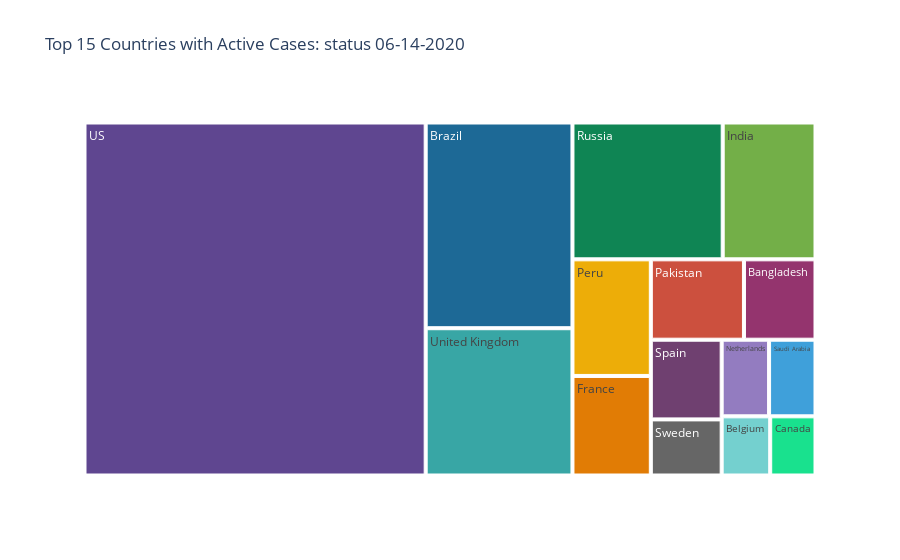

The notebook cell this image was saved under:
### Markdown cell above
<br>As of 28.04.20, Belgium has the highest death rate. It is to note that Belgium, unlike UK, Spain or Italy, include in the Covid-19 death toll fatalities outside hospitals as well as people suspected of having died of Covid-19.  
<br>As of 13.03.20, most of the victims Covid-19 positive in Italy were 70 years old and older [1](https://www.medrxiv.org/content/10.1101/2020.03.15.20036293v1.full.pdf).
<br>According to a study by the Leverhulme Centre for Demographic Science at the University of Oxford [1](https://www.medrxiv.org/content/10.1101/2020.03.15.20036293v1.full.pdf) and a publication in FAZ [2](https://m.faz.net/aktuell/wissen/geist-soziales/coronavirus-pandemie-warum-ist-es-in-italien-so-schlimm-16693408.html), some of the main reasons for Italy's high death rate are:
* Italy is the world's second oldest population after Japan with 23% of the population aged 65 years and older compared to 13.2% younger than 16 year old.
* As of 26.03, the average age of cases in Italy is 63 years.
* Northern Italy, the area in Italy with most cases, is the industrial heart of the country with high pollution levels and there are many inhabitants suffering from respiratory problems. 
* Family is very important in Italy and the contact between generations is close, even if multigenerations are not living during the same roof, they live close by and see each other frequently.
* Hugs and kisses on the cheek are common when greeting people in Italy.
* The initial lockdown measures in the Northern provices caused a boomerang effect as it caused an exodus and many students from the North with family in the South travelled home, contributing to the spread of the virus.

<br> In contrast, Germany has a low death rate from the top-10 list of active cases even though it was on the fourth place of active cases as of 05.04. Possible factors that may influence this number are:
* As of 01.04. Germany is the country that has executed most Covid-19 tests in the world in order to identify positive cases, trace them and contain spread. Italy is the second and South Korea the third. [3](https://de.statista.com/infografik/21211/anzahl-der-durchgefuehrten-coronavirus-tests-je-1-mio-einwohner-in-laendern-weltweit/)
* Over 70% of the cases in Germany are in the age range between 15 and 59 years [4](https://de.statista.com/statistik/daten/studie/1103904/umfrage/corona-infektionen-covid-19-in-deutschland-nach-altersgruppe/).
* As of 26.03 the average age of cases is 45 years.
* The elderly generation in Germany tends to be independent and not as in close contact with younger generations as in Italy or Spain.
* The testing and tracing strategy that has been executed since the early days and the social structure in Germany of the outbreak might be the main reasons why the spread hasn't impacted the elderly population as badly as in Italy, keeping the death rate low.
* Germany does not run Covid-19 post-mortem tests.

### Code cell
fig = px.treemap(top_fifteen,
                 path=['Country/Region'],
                 values=top_fifteen['Active'],
                 title='Top 15 Countries with Active Cases: status {}'.format(yesterday),
                 hover_data=['Confirmed', 'Active', 'Recovered','Deaths','Death rate [%]'],
                 color_discrete_sequence=px.colors.qualitative.Prism)
fig.show()

### Figure 1 — Plotly figure (JSON) as saved in the notebook; plotly's stock layout.template omitted (floating-point values rounded to 4 significant figures)
{"data": [{"branchvalues": "total", "customdata": [[87520, 67619, 18730, 1171, 1.34], [60029, 33785, 16589, 9655, 16.08], [867624, 355151, 469141, 43332, 4.99], [100404, 31518, 60668, 8218, 8.18], [194153, 91761, 72982, 29410, 15.15], [320922, 149348, 162379, 9195, 2.87], [48990, 42731, 181, 6078, 12.41], [144478, 88028, 53721, 2729, 1.89], [229736, 107469, 115579, 6688, 2.91], [528267, 241793, 279536, 6938, 1.31], [127541, 41849, 84720, 972, 0.76], [243928, 66416, 150376, 27136, 11.12], [51614, 46740, 0, 4874, 9.44], [2094058, 1416510, 561816, 115732, 5.53], [297342, 254276, 1283, 41783, 14.05]], "domain": {"x": [0, 1], "y": [0, 1]}, "hovertemplate": "labels=%{label}<br>Active=%{customdata[1]}<br>parent=%{parent}<br>id=%{id}<br>Confirmed=%{customdata[0]}<br>Recovered=%{customdata[2]}<br>Deaths=%{customdata[3]}<br>Death rate [%]=%{customdata[4]}<extra></extra>", "ids": ["Bangladesh", "Belgium", "Brazil", "Canada", "France", "India", "Netherlands", "Pakistan", "Peru", "Russia", "Saudi Arabia", "Spain", "Sweden", "US", "United Kingdom"], "labels": ["Bangladesh", "Belgium", "Brazil", "Canada", "France", "India", "Netherlands", "Pakistan", "Peru", "Russia", "Saudi Arabia", "Spain", "Sweden", "US", "United Kingdom"], "name": "", "parents": ["", "", "", "", "", "", "", "", "", "", "", "", "", "", ""], "type": "treemap", "values": [67619, 33785, 355151, 31518, 91761, 149348, 42731, 88028, 107469, 241793, 41849, 66416, 46740, 1416510, 254276]}], "layout": {"legend": {"tracegroupgap": 0}, "title": {"text": "Top 15 Countries with Active Cases: status 06-14-2020"}, "treemapcolorway": ["rgb(95, 70, 144)", "rgb(29, 105, 150)", "rgb(56, 166, 165)", "rgb(15, 133, 84)", "rgb(115, 175, 72)", "rgb(237, 173, 8)", "rgb(225, 124, 5)", "rgb(204, 80, 62)", "rgb(148, 52, 110)", "rgb(111, 64, 112)", "rgb(102, 102, 102)"]}}
